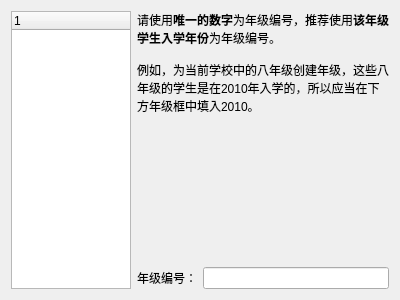
<?xml version="1.0" encoding="UTF-8"?>
<ui version="4.0">
 <class>InputGradeInfoWizardPage</class>
 <widget class="QWizardPage" name="InputGradeInfoWizardPage">
  <property name="geometry">
   <rect>
    <x>0</x>
    <y>0</y>
    <width>400</width>
    <height>300</height>
   </rect>
  </property>
  <property name="windowTitle">
   <string>输入年级信息</string>
  </property>
  <layout class="QHBoxLayout" name="horizontalLayout_2">
   <item>
    <widget class="QTreeWidget" name="gradeTreeWidget">
     <property name="minimumSize">
      <size>
       <width>120</width>
       <height>0</height>
      </size>
     </property>
     <property name="maximumSize">
      <size>
       <width>120</width>
       <height>16777215</height>
      </size>
     </property>
     <property name="rootIsDecorated">
      <bool>false</bool>
     </property>
     <column>
      <property name="text">
       <string notr="true">1</string>
      </property>
     </column>
    </widget>
   </item>
   <item>
    <layout class="QVBoxLayout" name="verticalLayout">
     <item>
      <widget class="QLabel" name="introLabel">
       <property name="text">
        <string>&lt;!DOCTYPE HTML PUBLIC &quot;-//W3C//DTD HTML 4.0//EN&quot; &quot;http://www.w3.org/TR/REC-html40/strict.dtd&quot;&gt;
&lt;html&gt;&lt;head&gt;&lt;meta name=&quot;qrichtext&quot; content=&quot;1&quot; /&gt;&lt;style type=&quot;text/css&quot;&gt;
p, li { white-space: pre-wrap; }
&lt;/style&gt;&lt;/head&gt;&lt;body style=&quot; font-family:'SimSun'; font-size:9pt; font-weight:400; font-style:normal;&quot;&gt;
&lt;p style=&quot; margin-top:0px; margin-bottom:0px; margin-left:0px; margin-right:0px; -qt-block-indent:0; text-indent:0px;&quot;&gt;请使用&lt;span style=&quot; font-weight:600;&quot;&gt;唯一的数字&lt;/span&gt;为年级编号，推荐使用&lt;span style=&quot; font-weight:600;&quot;&gt;该年级学生入学年份&lt;/span&gt;为年级编号。&lt;/p&gt;
&lt;p style=&quot;-qt-paragraph-type:empty; margin-top:0px; margin-bottom:0px; margin-left:0px; margin-right:0px; -qt-block-indent:0; text-indent:0px;&quot;&gt;&lt;/p&gt;
&lt;p style=&quot; margin-top:0px; margin-bottom:0px; margin-left:0px; margin-right:0px; -qt-block-indent:0; text-indent:0px;&quot;&gt;例如，为当前学校中的八年级创建年级，这些八年级的学生是在2010年入学的，所以应当在下方年级框中填入2010。&lt;/p&gt;&lt;/body&gt;&lt;/html&gt;</string>
       </property>
       <property name="wordWrap">
        <bool>true</bool>
       </property>
      </widget>
     </item>
     <item>
      <spacer name="verticalSpacer">
       <property name="orientation">
        <enum>Qt::Vertical</enum>
       </property>
       <property name="sizeHint" stdset="0">
        <size>
         <width>20</width>
         <height>40</height>
        </size>
       </property>
      </spacer>
     </item>
     <item>
      <layout class="QHBoxLayout" name="horizontalLayout">
       <property name="sizeConstraint">
        <enum>QLayout::SetDefaultConstraint</enum>
       </property>
       <item>
        <widget class="QLabel" name="gradeLabel">
         <property name="text">
          <string>年级编号：</string>
         </property>
        </widget>
       </item>
       <item>
        <widget class="QLineEdit" name="gradeLineEdit">
         <property name="alignment">
          <set>Qt::AlignCenter</set>
         </property>
        </widget>
       </item>
      </layout>
     </item>
    </layout>
   </item>
  </layout>
 </widget>
 <resources/>
 <connections/>
</ui>
